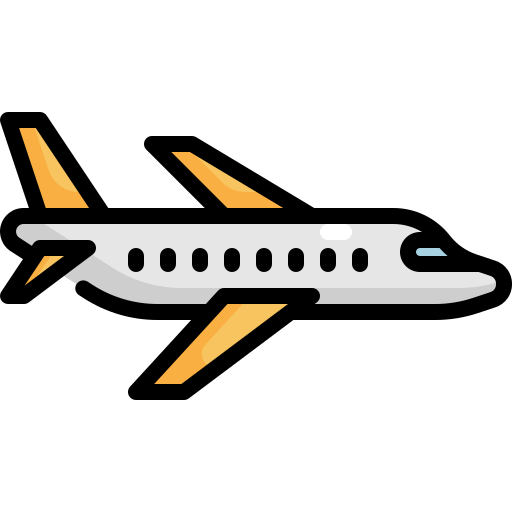
#> input picture src/assets/exp/plane.png, 512 x 512 px
$ python gen_roll.py
#> lines starting #> are read from the running program, lines starting #| are printed output that depends on the picture


# load plane.png

import PIL.Image as Image
import numpy as np
import matplotlib.pyplot as plt

backgound = Image.open('plane.png')
#> backgound is the input picture: PIL image 512x512 RGBA; mean R, G, B, A 29, 26.9, 23.6, 66.9

to_roll = Image.open('rolling.png')
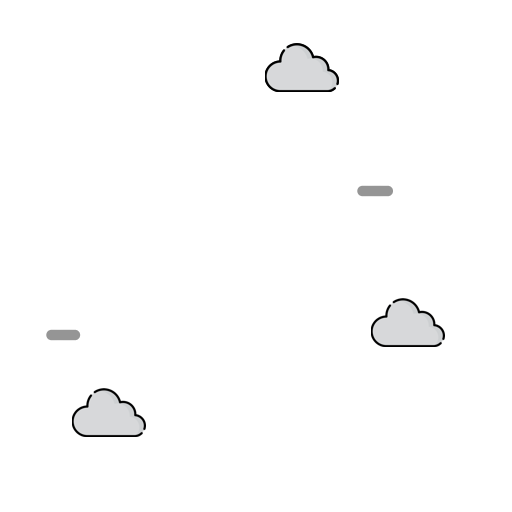
#> input picture src/assets/exp/rolling.png, 512 x 512 px
#> to_roll is the input picture: PIL image 512x512 RGBA; mean R, G, B, A 5.8, 5.9, 5.9, 8.2

ROLL_JUMPS = 5

# get img with
width, height = backgound.size
#> width = 512; height = 512

def roll(img, delta):
    # to numpy array
    arr = np.asarray(img)

    # roll
    arr = np.roll(arr, delta, axis=1)

    # to image
    return Image.fromarray(arr)

# plot
plt.imshow(backgound)
plt.imshow(roll(to_roll, 0))


for i in range(0, width, ROLL_JUMPS):
    # create new transparent image
    new_img = Image.new('RGBA', (width, height), (0, 0, 0, 0))


    # add roll over the background
    to_roll = roll(to_roll, -ROLL_JUMPS)
    new_img.paste(to_roll, (0, 0), to_roll)

    # put background
    new_img.paste(backgound, (0, 0), backgound)


    # save
    new_img.save('tmp/roll_%d.png' % i)
#> this loop made 103 passes
#> pass 1, `new_img.save('tmp/roll_%d.png' % i)`:
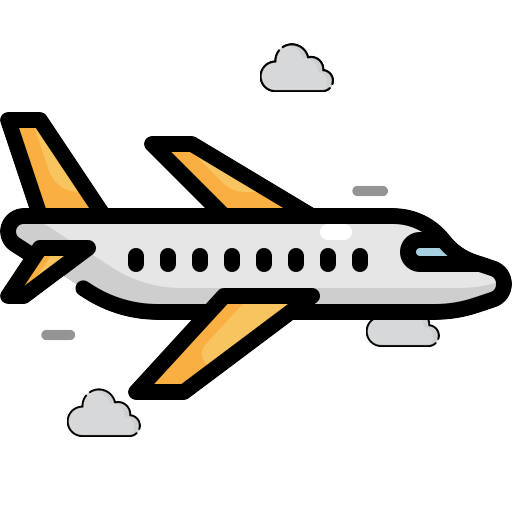
#> saved as roll_0.png: PIL image 512x512 RGBA; mean R, G, B, A 34.3, 32.2, 28.9, 74.1; transparent parts drawn white
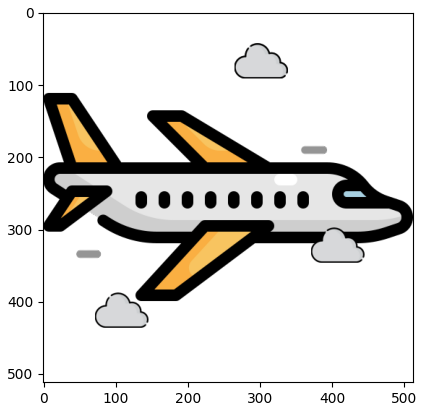
#> figure drawn by matplotlib, 1 panel
